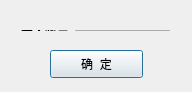
<?xml version="1.0" encoding="UTF-8"?>
<ui version="4.0">
 <class>SetMaxDefectCountDialog</class>
 <widget class="QDialog" name="SetMaxDefectCountDialog">
  <property name="windowModality">
   <enum>Qt::NonModal</enum>
  </property>
  <property name="geometry">
   <rect>
    <x>0</x>
    <y>0</y>
    <width>192</width>
    <height>92</height>
   </rect>
  </property>
  <property name="windowTitle">
   <string>SetMaxDefectCountDialog</string>
  </property>
  <widget class="QWidget" name="layoutWidget">
   <property name="geometry">
    <rect>
     <x>10</x>
     <y>19</y>
     <width>171</width>
     <height>23</height>
    </rect>
   </property>
   <layout class="QHBoxLayout" name="horizontalLayout">
    <item>
     <widget class="QLabel" name="label_max">
      <property name="text">
       <string>最大数量</string>
      </property>
     </widget>
    </item>
    <item>
     <widget class="QLineEdit" name="edit_count"/>
    </item>
   </layout>
  </widget>
  <widget class="QPushButton" name="button_accept">
   <property name="geometry">
    <rect>
     <x>50</x>
     <y>50</y>
     <width>93</width>
     <height>28</height>
    </rect>
   </property>
   <property name="text">
    <string>确  定</string>
   </property>
  </widget>
 </widget>
 <layoutdefault spacing="6" margin="11"/>
 <resources/>
 <connections/>
</ui>
